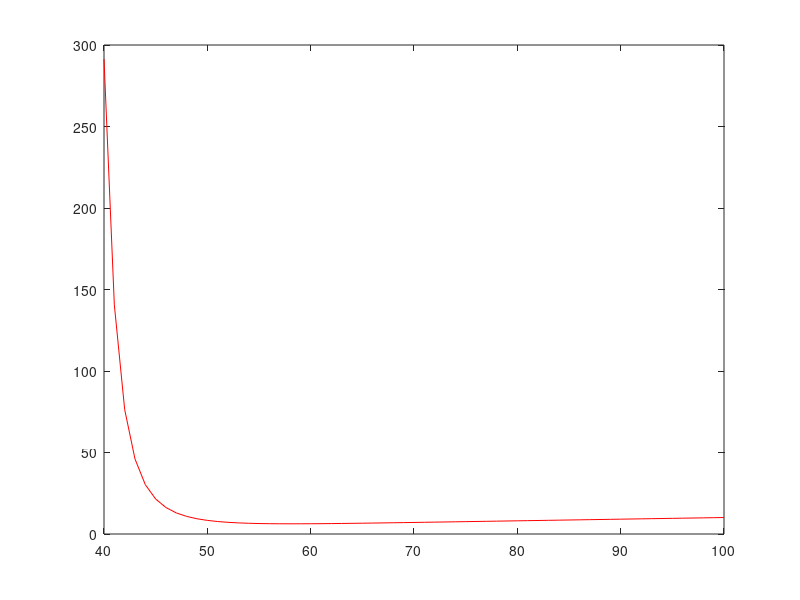

This chart was generated by the following MATLAB code: (Note: this script raises an error after producing the figure.)
%
%   Calculation the time overheads that spend within the whole transmit
%   process in a Linear Wireless Sensor Network (LSN)
%

% operation zone data
Z = 64e3;                         %   the full operation distance, m
k = 40 : 1 : 100;                 %   sensor node quantity

% comunication parameters
f_b = 868e6;                      %   carier frequency, Hz
V_em = 3e8;                       %   speed of light in vacuum, m/s
P_tr = 100e-3;                    %   transmitter power, W
SNR = -121;                       %   declared sensitivity, dBm
Strn = 100;                       %   noise srength coefficient
R_rs485 = 115200;                  %   RS-485 interface bit rate (symbol speed), kbit/s
R_rfm   = 9.6e3;                  %   radio-frequency module bit rate (symbol speed), kbit/s
G_rc = 1.0;                       %   the gain of the receiving antenna
G_tr = 1.0;                       %   the gain of the transmitting antenna 

% message values
V_pra  = 4 .* 8;                 %   preamble size
V_sync = 4 .* 8;                 %   synchronization word size
V_len  = 1 .* 8;                 %   data packet length
V_data = 25 .* 8;                %   data packet size
V_crc  = 4 .* 8;                 %   CRC size
V_ack  = 2 .* 8;                 %   acknowledgement size

V_tx = V_pra + V_sync + V_len + V_data + V_crc;
V_rx = 0.6 .* V_pra + V_sync + V_len + V_data + V_crc;
V_ack_f = V_pra + V_sync + V_len + V_ack + V_crc;

% transmit radio communication time expenses
T_intr = 0.75e-6;                %   interrupt time
T_crc_rx = 0.197e-3;             %   CRC calculation time
T_rf_rx = V_rx ./ R_rfm;
T_rf_rx = T_intr + T_crc_rx + T_rf_rx;

% acknowledgement transmit time expenses
T_ack_tx = V_ack_f ./ R_rfm;

% MCU time expenses
T_dg  = 20e-3;                   %   sensors data gathering
T_af  = 32.1e-6;                 %   array forming time
T_crc_tx = 0.183e-3;             %   CRC calculation time
T_mcu = T_dg + T_af + T_crc_tx;

% RS-485 communication time expenses
T_rs485_tx = V_tx ./ R_rs485;
T_rs485_rx = V_rx ./ R_rs485;
T_rs485_ack = V_ack_f ./ R_rs485;
T_rs485 = T_rs485_tx + T_rs485_rx + T_rs485_ack;

% transmit radio communication time expenses
T_rf_tx = V_tx ./ R_rfm;

% the resultative time expenses
T_rep = T_rf_rx + T_ack_tx + T_mcu + T_rs485 + T_rf_tx;

l_ij = Z ./ (k + 1);
P_rc = (P_tr .* G_tr .* G_rc .* V_em.^2) ./ (4 .* pi .* l_ij .* f_b).^2;

P_rx_max = P_tr .* 10.^(SNR ./ 10);
P_n = Strn .* P_rx_max;

h2 = P_rc ./ P_n;
p_ber_ij = 0.5 .* exp(-h2);

T_rep = k .* T_rep .* (1 ./ ((1 - p_ber_ij).^(V_tx + V_ack_f)));

p = plot(k, T_rep, 'r');
p(1).LineWidth = 2;
hold on;
grid on;

%syms T_ij k T_rep p_ber_ij V_tx V_rx;
%T_f = k .* T_rep .* (1 ./ (((1 - p_ber_ij).^V_tx) .* ((1 - p_ber_ij).^V_rx)));
%pretty(T_f);
